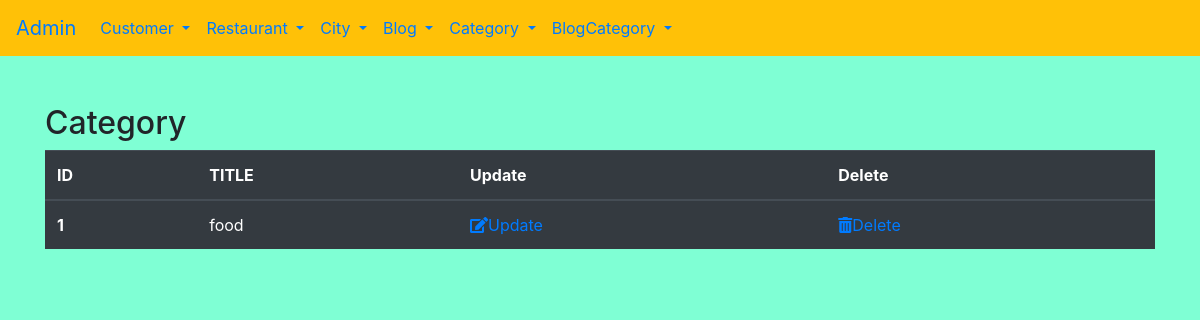
Page /admin/blogcategorylist on the earlier database version.
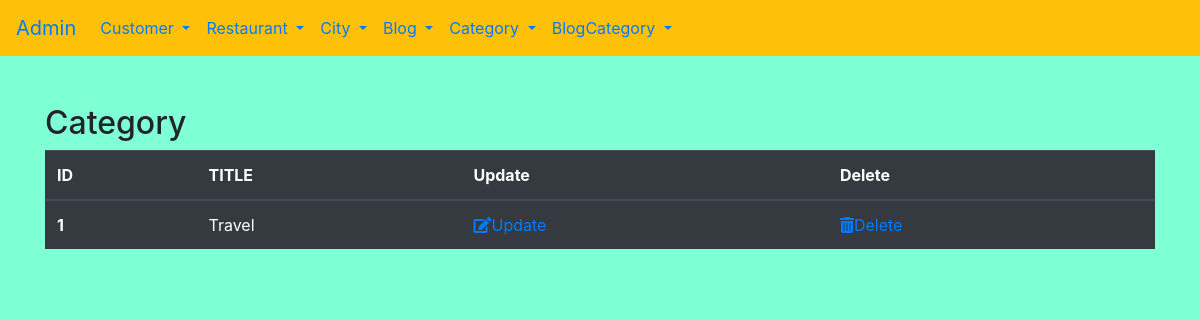
Same page on the later database version.
### gricklo/models.py (models this page shows, shortened)
class BlogCategory(db.Model):
    __tablename__ = "blogcategory"
    id = db.Column(db.Integer, primary_key = True)
    title = db.Column(db.String(50),nullable = False)
    blog =db.relationship('Blog', backref='categories',lazy=True)

### gricklo/controlers.py (the view)
@app.route('/admin/blogcategorylist')
def blogcategory_list():
    blogcategories = BlogCategory.query.all()
    return render_template('admin/blogcategorylist.html', blogcategories=blogcategories)

### gricklo/templates/admin/blogcategorylist.html
{% extends "admin/base.html"%}
{% block content%}
<h2>Category</h2>
  <table class="table table-dark">
    <thead>
      <tr>
        <th scope="col">ID</th>
        <th scope="col">TITLE</th>
        <th scope="col">Update</th>
        <th scope="col">Delete</th>
      </tr>
    </thead>
    <tbody>
        {% for blogcategory in blogcategories %}
        <tr>
            <th scope="row">{{blogcategory.id}}</th>
            <td>{{blogcategory.title}}</td>
            <td><a href="{{url_for('blogcategory_edit', id=blogcategory.id)}}"><i class="fas fa-edit"></i>Update</a></td>
            <td><a href="{{url_for('blogcategory_delete', id=blogcategory.id)}}" onclick="return confirm('Are you sure to delete?')"><i class="fas fa-trash-alt"></i>Delete</a></td>
          </tr>
        {% endfor %}
    </tbody>
  </table>
{% endblock %}

Differences in the rows shown:
changed BlogCategory id 1: title "food" → "Travel"
